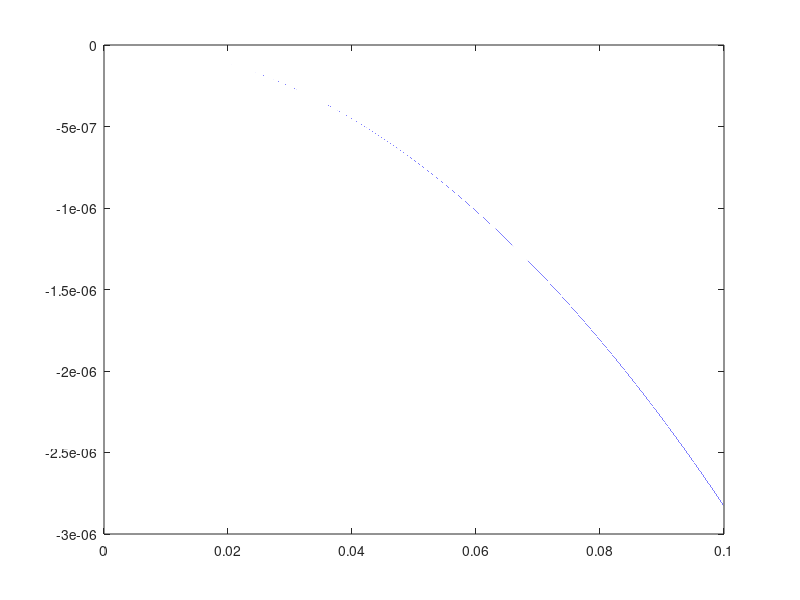

Source code (MATLAB):

pi = 3.1415926535;
alfaG = 45;
gammaG = 90-45;
gammaR = (gammaG*pi)/180;
E = 2*(10^11);
k = 10;
deform = 0.001;
F = k*deform;
Fp = F*cos(gammaR);
d = 0.001;
dT = 0.0001;
maxL = 0.1;
vIn = 0.003; %0.018

maxTime = maxL/vIn; 
t = dT:dT:maxTime;
L = zeros(1,length(t));

%%
for i = 1:length(L)
 L(1,i) = t(i)*vIn;
end 
%plot (t,L);

%%
yB = zeros(1,length(t));
tetaBr = zeros(1,length(t));
tetaBg = zeros(1,length(t));
iIx = zeros(1,length(t));

iIx(1,1)   = (L(1,1)*(d^3))/12;
yB(1,1)    = (Fp*((L(1,1))^3))/(3*E*iIx(1,1));
tetaBr(1,1) = (Fp*((L(1,1))^2))/(2*E*iIx(1,1));

% for i=2:length(t)
% iIx(1,i) = (L(1,i)*(d^3))/12;
% yB(1,i) = yB(1,i-1) + (F *((L(1,i))^3))/(3*(E*iIx(1,i)));
% tetaB(1,i) = (F*((L(1,i))^2))/(2*E*iIx(1,i));
% end

for i=2:length(t)
    iIx(1,i)   = (L(1,i)*(d^3))/12;
    yB(1,i)    = (Fp*((L(1,i))^3))/(3*E*iIx(1,i));
    tetaBr(1,i) = (Fp*((L(1,i))^2))/(2*E*iIx(1,i));
    tetaBg(1,i) = (tetaBr(1,i)*pi)/180;
end

%%
vZ    = zeros(1,length(t));
horiz = zeros(1,length(t));

for i=1:length(t)
    vZ(1,i) = (Fp*( (((L(1,i))^3)/6) - ( ((L(1,i))^2)*((L(1,i))/2) + (((L(1,i))^3)/3) ) ))/(E*iIx(1,i));
    horiz(1,i) = 0;
end
plot (L,vZ, L, horiz);